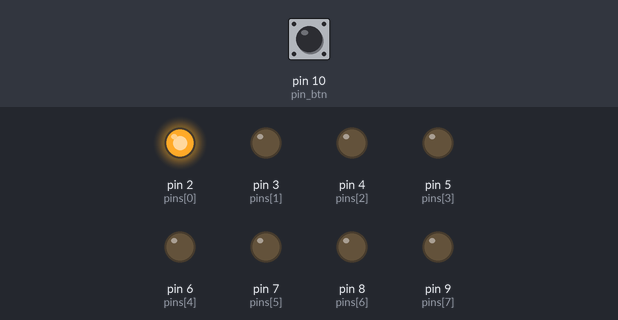
Bench run of a sketch on a simulated Arduino Uno, built with avr-gcc and run on an emulated ATmega328P. Parts: output pins drawn as LEDs (lit = HIGH). The test bench sets the inputs (shaded band); at power-on: pin 10 (pin_btn) LOW.

Above: at 0.1 s.
At 0.7 s:
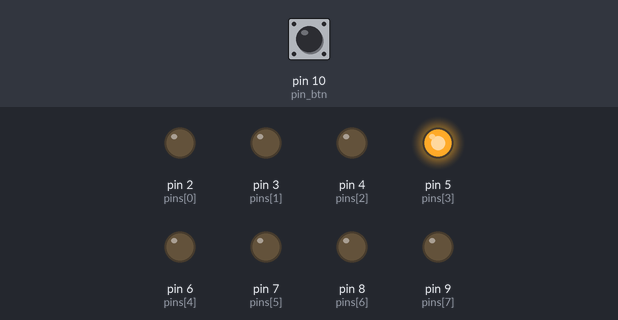
At 1.1 s:
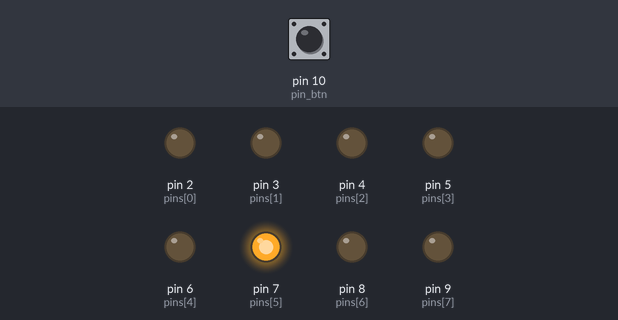
At 1.5 s:
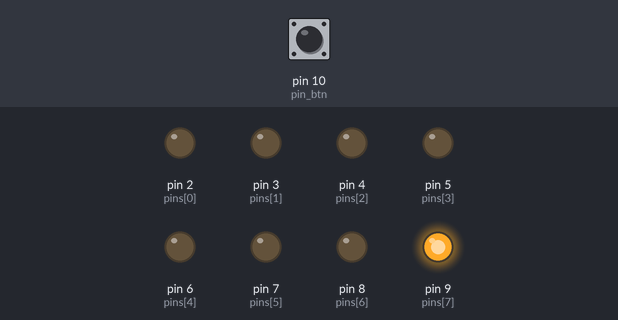
At 2.5 s:
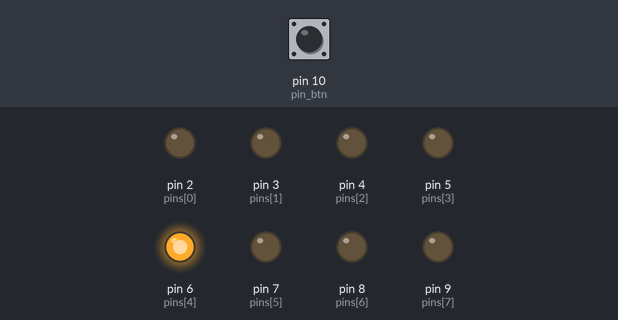
At 3.5 s:
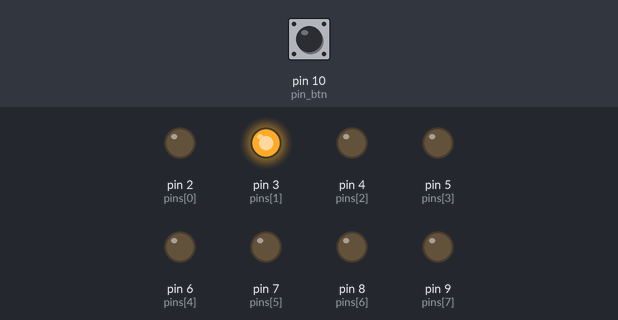
Timing chart, 0 to 3.8 s (numbered marks = the images above):
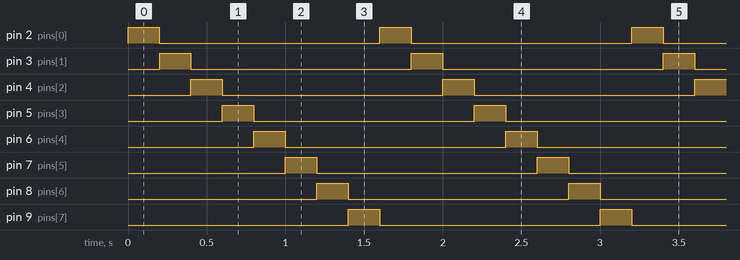

The sketch:

EX_13_03.ino
```cpp
boolean PRESSED = HIGH;     // 버튼이 눌러진 상태에서의 입력값
boolean state_previous = !PRESSED;  // 버튼의 이전 상태
boolean state_current;      // 버튼의 현재 상태

int pins[] = {2, 3, 4, 5, 6, 7, 8, 9};   // LED가 연결된 핀 배열
int pin_btn = 10;
int index = 0;       // 핀/LED 번호 인덱스
int difference = 1;

void setup() {
  for (int i = 0; i < 8; i++) {     // LED 연결 핀을 출력으로 설정
    pinMode(pins[i], OUTPUT);
  }
  pinMode(pin_btn, INPUT);
}

void show_LED_pattern() {
  for (int i = 0; i < 8; i++) {     // LED에 상태 표시
    if (i == index) {     // 1개만 켬
      digitalWrite(pins[i], HIGH);
    }
    else {            // 나머지 7개는 끔
      digitalWrite(pins[i], LOW);
    }
  }
}

void loop() {
  state_current = digitalRead(pin_btn);     // 버튼 상태 읽기

  if (state_current == PRESSED) {   // 현재 눌러진 상태
    if (state_previous == !PRESSED) {   // 이전에 눌러지지 않은 상태
      state_previous = PRESSED;   // 이전 상태 갱신

      difference *= -1;
    }
    delay(50);       // 디바운싱
  }
  else {
    state_previous = !PRESSED;
  }

  show_LED_pattern();

  index = index + difference;
  if (index > 7) {
    index = 0;
  }
  else if (index < 0) {
    index = 7;
  }

  delay(200);
}
```

Measured:
- by itself, pin 2 (pins[0]), pin 3 (pins[1]), pin 4 (pins[2]), pin 5 (pins[3]), pin 6 (pins[4]), pin 7 (pins[5]), pin 8 (pins[6]), pin 9 (pins[7]): alternates HIGH for 0.20 s and LOW for 1.4 s
- by itself, everything shown: repeats every 1.6 s, in 8 steps
